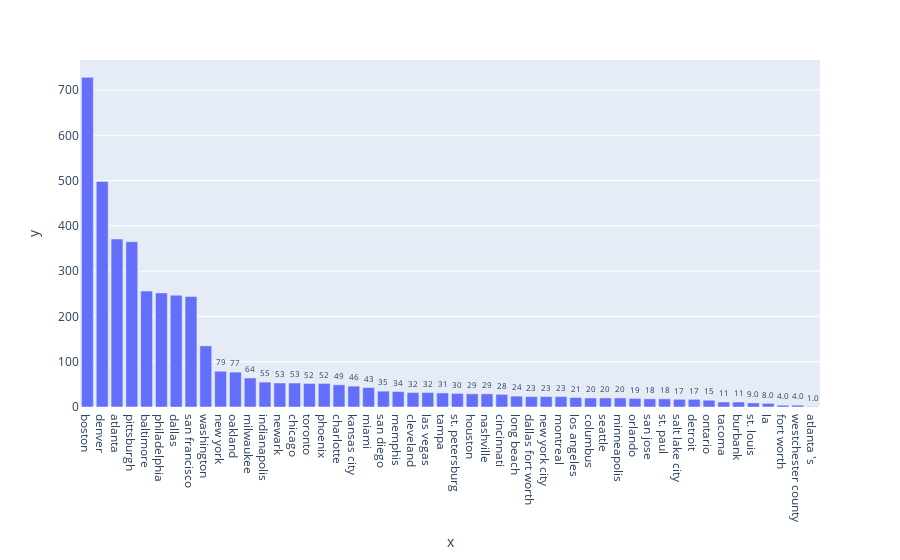

Notebook code cell kept with this figure:
### Code cell
x, y = map(list, zip(*from_loc_counter.most_common(50)))

fig = px.bar(x=x,y=y,text=y,labels="Entity")

fig.update_traces(texttemplate='%{text:.2s}', textposition='outside')
fig.update_layout(uniformtext_minsize=8, uniformtext_mode='hide')
fig.show()

### Figure 1 — Plotly figure (JSON) as saved in the notebook; plotly's stock layout.template omitted (floating-point values rounded to 4 significant figures)
{"data": [{"alignmentgroup": "True", "hovertemplate": "x=%{x}<br>y=%{y}<br>text=%{text}<extra></extra>", "legendgroup": "", "marker": {"color": "#636efa", "pattern": {"shape": ""}}, "name": "", "offsetgroup": "", "orientation": "v", "showlegend": false, "text": [728, 498, 371, 365, 256, 252, 247, 244, 135, 79, 77, 64, 55, 53, 53, 52, 52, 49, 46, 43, 35, 34, 32, 32, 31, 30, 29, 29, 28, 24, 23, 23, 23, 21, 20, 20, 20, 19, 18, 18, 17, 17, 15, 11, 11, 9, 8, 4, 4, 1], "textposition": "outside", "texttemplate": "%{text:.2s}", "type": "bar", "x": ["boston", "denver", "atlanta", "pittsburgh", "baltimore", "philadelphia", "dallas", "san francisco", "washington", "new york", "oakland", "milwaukee", "indianapolis", "newark", "chicago", "toronto", "phoenix", "charlotte", "kansas city", "miami", "san diego", "memphis", "cleveland", "las vegas", "tampa", "st. petersburg", "houston", "nashville", "cincinnati", "long beach", "dallas fort worth", "new york city", "montreal", "los angeles", "columbus", "seattle", "minneapolis", "orlando", "san jose", "st. paul", "salt lake city", "detroit", "ontario", "tacoma", "burbank", "st. louis", "la", "fort worth", "westchester county", "atlanta 's"], "xaxis": "x", "y": [728, 498, 371, 365, 256, 252, 247, 244, 135, 79, 77, 64, 55, 53, 53, 52, 52, 49, 46, 43, 35, 34, 32, 32, 31, 30, 29, 29, 28, 24, 23, 23, 23, 21, 20, 20, 20, 19, 18, 18, 17, 17, 15, 11, 11, 9, 8, 4, 4, 1], "yaxis": "y"}], "layout": {"barmode": "relative", "legend": {"tracegroupgap": 0}, "margin": {"t": 60}, "uniformtext": {"minsize": 8, "mode": "hide"}, "xaxis": {"anchor": "y", "domain": [0, 1], "title": {"text": "x"}}, "yaxis": {"anchor": "x", "domain": [0, 1], "title": {"text": "y"}}}}
